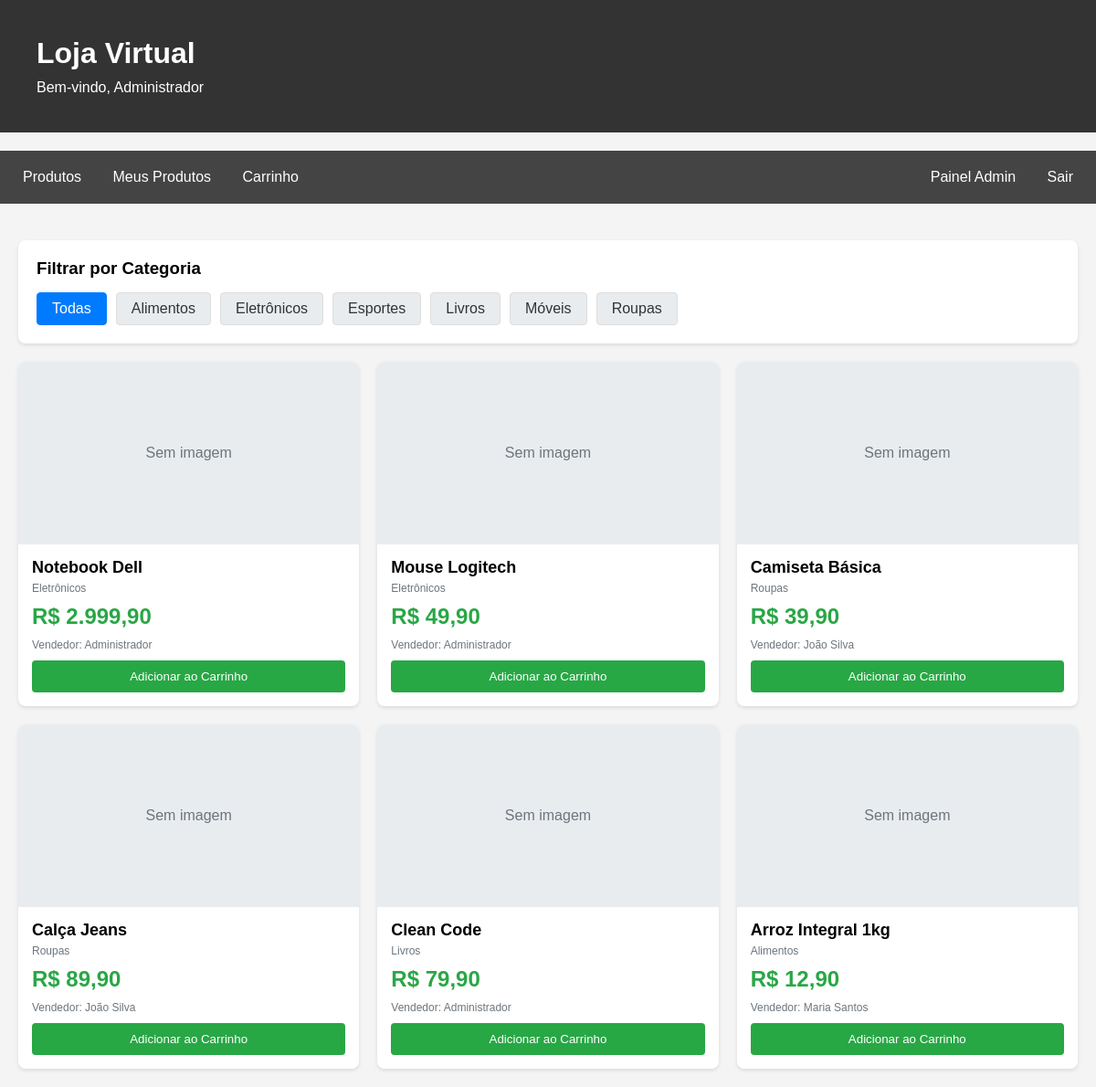
/user/index.php (signed in), run on the app's committed database.
### tables this page shows
CREATE TABLE IF NOT EXISTS categoria (
    codigo INT AUTO_INCREMENT PRIMARY KEY,
    nome VARCHAR(100) NOT NULL UNIQUE,
    data_criacao TIMESTAMP DEFAULT CURRENT_TIMESTAMP
);

CREATE TABLE IF NOT EXISTS produto (
    codigo INT AUTO_INCREMENT PRIMARY KEY,
    nome VARCHAR(200) NOT NULL,
    descricao TEXT,
    preco DECIMAL(10, 2) NOT NULL,
    estoque INT DEFAULT 0,
    imagem VARCHAR(255),
    codigo_categoria INT NOT NULL,
    codigo_dono INT NOT NULL,
    data_criacao TIMESTAMP DEFAULT CURRENT_TIMESTAMP,
    data_atualizacao TIMESTAMP DEFAULT CURRENT_TIMESTAMP ON UPDATE CURRENT_TIMESTAMP,
    FOREIGN KEY (codigo_categoria) REFERENCES categoria(codigo) ON DELETE RESTRICT ON UPDATE CASCADE,
    FOREIGN KEY (codigo_dono) REFERENCES conta(codigo) ON DELETE RESTRICT ON UPDATE CASCADE
);

CREATE TABLE IF NOT EXISTS conta (
    codigo INT AUTO_INCREMENT PRIMARY KEY,
    nome VARCHAR(100) NOT NULL,
    email VARCHAR(100) NOT NULL UNIQUE,
    senha VARCHAR(255) NOT NULL,
    tipo ENUM('admin', 'user') DEFAULT 'user',
    data_criacao TIMESTAMP DEFAULT CURRENT_TIMESTAMP
);

### config/session.php (called while the page is built, shortened)
<?php
function isAdmin() {
    return isset($_SESSION['usuario_tipo']) && $_SESSION['usuario_tipo'] === 'admin';
}
function getNomeUsuario() {
    return $_SESSION['usuario_nome'] ?? 'Usuário';
}
?>

### user/index.php (the view, shortened to what this page needs)
<?php
require_once '../config/session.php';
$db = getDB();
$categoria_filtro = $_GET['categoria'] ?? '';
$stmt = $db->query("SELECT * FROM categoria ORDER BY nome ASC");
$categorias = $stmt->fetchAll();
if ($categoria_filtro) {
    $stmt = $db->prepare("
        SELECT p.*, c.nome as categoria_nome, co.nome as dono_nome
        FROM produto p
        LEFT JOIN categoria c ON p.codigo_categoria = c.codigo
        LEFT JOIN conta co ON p.codigo_dono = co.codigo
        WHERE p.codigo_categoria = :categoria
        ORDER BY p.data_criacao DESC
    ");
    $stmt->execute(['categoria' => $categoria_filtro]);
} else {
    $stmt = $db->query("
        SELECT p.*, c.nome as categoria_nome, co.nome as dono_nome
        FROM produto p
        LEFT JOIN categoria c ON p.codigo_categoria = c.codigo
        LEFT JOIN conta co ON p.codigo_dono = co.codigo
        ORDER BY p.data_criacao DESC
    ");
}
$produtos = $stmt->fetchAll();
$stmt = $db->prepare("SELECT COUNT(*) as total FROM carrinho WHERE codigo_conta = :codigo_conta");
$stmt->execute(['codigo_conta' => getUsuarioLogado()]);
$carrinho_count = $stmt->fetch()['total'];
?>
<!DOCTYPE html>
<html lang="pt-BR">
<head>
</head>
<body>
    <div class="header">
        <div class="container">
            <h1>Loja Virtual</h1>
            <p>Bem-vindo, <?php echo htmlspecialchars(getNomeUsuario()); ?></p>
        </div>
    </div>
    <div class="nav">
        <div class="nav-left">
            <a href="index.php">Produtos</a>
            <a href="meus_produtos.php">Meus Produtos</a>
            <a href="carrinho.php">Carrinho <?php if ($carrinho_count > 0): ?><span class="cart-badge"><?php echo $carrinho_count; ?></span><?php endif; ?></a>
        </div>
        <div class="nav-right">
            <?php if (isAdmin()): ?>
                <a href="/admin/index.php">Painel Admin</a>
            <?php endif; ?>
            <a href="/logout.php">Sair</a>
        </div>
    </div>
    <div class="container">
        <div class="filter-section">
            <h3>Filtrar por Categoria</h3>
            <div class="filter-buttons">
                <a href="index.php" class="filter-btn <?php echo empty($categoria_filtro) ? 'active' : ''; ?>">Todas</a>
                <?php foreach ($categorias as $cat): ?>
                    <a href="index.php?categoria=<?php echo $cat['codigo']; ?>"
                       class="filter-btn <?php echo $categoria_filtro == $cat['codigo'] ? 'active' : ''; ?>">
                        <?php echo htmlspecialchars($cat['nome']); ?>
                    </a>
                <?php endforeach; ?>
            </div>
        </div>
        <div class="products-grid">
            <?php if (empty($produtos)): ?>
                <p>Nenhum produto encontrado.</p>
            <?php else: ?>
                <?php foreach ($produtos as $produto): ?>
                    <div class="product-card">
                        <div class="product-image">
                            <?php if ($produto['imagem']): ?>
                                <img src="<?php echo htmlspecialchars($produto['imagem']); ?>"
                                     alt="<?php echo htmlspecialchars($produto['nome']); ?>"
                                     style="width: 100%; height: 100%; object-fit: cover;">
                            <?php else: ?>
                                Sem imagem
                            <?php endif; ?>
                        </div>
                        <div class="product-info">
                            <div class="product-name"><?php echo htmlspecialchars($produto['nome']); ?></div>
                            <div class="product-category"><?php echo htmlspecialchars($produto['categoria_nome']); ?></div>
                            <div class="product-price">R$ <?php echo number_format($produto['preco'], 2, ',', '.'); ?></div>
                            <div class="product-owner">Vendedor: <?php echo htmlspecialchars($produto['dono_nome']); ?></div>
                            <?php if ($produto['estoque'] > 0): ?>
                                <form action="adicionar_carrinho.php" method="POST">
                                    <button type="submit" class="btn btn-success">Adicionar ao Carrinho</button>
                                </form>
                            <?php else: ?>
                                <button class="btn" disabled style="background: #6c757d;">Sem Estoque</button>
                            <?php endif; ?>
                        </div>
                    </div>
                <?php endforeach; ?>
            <?php endif; ?>
        </div>
    </div>
</body>
</html>

### user/index.php (style rules this page uses)
* { margin: 0; padding: 0; box-sizing: border-box; }
body { font-family: Arial, sans-serif; background: #f4f4f4; }
.container { max-width: 1400px; margin: 0 auto; padding: 20px; }
.header { background: #333; color: white; padding: 20px; margin-bottom: 20px; }
.header h1 { margin-bottom: 10px; }
.nav { background: #444; padding: 10px; margin-bottom: 20px; display: flex; justify-content: space-between; align-items: center; }
.nav-left a, .nav-right a { color: white; text-decoration: none; padding: 10px 15px; display: inline-block; }
.filter-section { background: white; padding: 20px; margin-bottom: 20px; border-radius: 8px; box-shadow: 0 2px 4px rgba(0,0,0,0.1); }
.filter-section h3 { margin-bottom: 15px; }
.filter-buttons { display: flex; flex-wrap: wrap; gap: 10px; }
.filter-btn { padding: 8px 16px; background: #e9ecef; border: 1px solid #ddd; border-radius: 4px; text-decoration: none; color: #333; }
.filter-btn.active { background: #007bff; color: white; border-color: #007bff; }
.products-grid { display: grid; grid-template-columns: repeat(auto-fill, minmax(280px, 1fr)); gap: 20px; }
.product-card { background: white; border-radius: 8px; overflow: hidden; box-shadow: 0 2px 4px rgba(0,0,0,0.1); transition: transform 0.2s; }
.product-image { width: 100%; height: 200px; background: #e9ecef; display: flex; align-items: center; justify-content: center; color: #6c757d; }
.product-info { padding: 15px; }
.product-name { font-size: 18px; font-weight: bold; margin-bottom: 5px; }
.product-category { font-size: 12px; color: #6c757d; margin-bottom: 10px; }
.product-price { font-size: 24px; color: #28a745; font-weight: bold; margin-bottom: 10px; }
.product-owner { font-size: 12px; color: #6c757d; margin-bottom: 10px; }
.btn { padding: 10px 20px; background: #007bff; color: white; text-decoration: none; border: none; cursor: pointer; border-radius: 4px; display: inline-block; width: 100%; text-align: center; }
.btn-success { background: #28a745; }

### data on the page
categoria: nome "Alimentos"
categoria: nome "Eletrônicos"
categoria: nome "Esportes"
categoria: nome "Livros"
categoria: nome "Móveis"
categoria: nome "Roupas"
produto: shows "Sem imagem", nome "Notebook Dell", codigo_categoria.nome "Eletrônicos", preco "2.999,90", codigo_dono.nome "Administrador"
produto: shows "Sem imagem", nome "Mouse Logitech", codigo_categoria.nome "Eletrônicos", preco "49,90", codigo_dono.nome "Administrador"
produto: shows "Sem imagem", nome "Camiseta Básica", codigo_categoria.nome "Roupas", preco "39,90", codigo_dono.nome "João Silva"
produto: shows "Sem imagem", nome "Calça Jeans", codigo_categoria.nome "Roupas", preco "89,90", codigo_dono.nome "João Silva"
produto: shows "Sem imagem", nome "Clean Code", codigo_categoria.nome "Livros", preco "79,90", codigo_dono.nome "Administrador"
produto: shows "Sem imagem", nome "Arroz Integral 1kg", codigo_categoria.nome "Alimentos", preco "12,90", codigo_dono.nome "Maria Santos"

### other printed values
getNomeUsuario() "Administrador"
